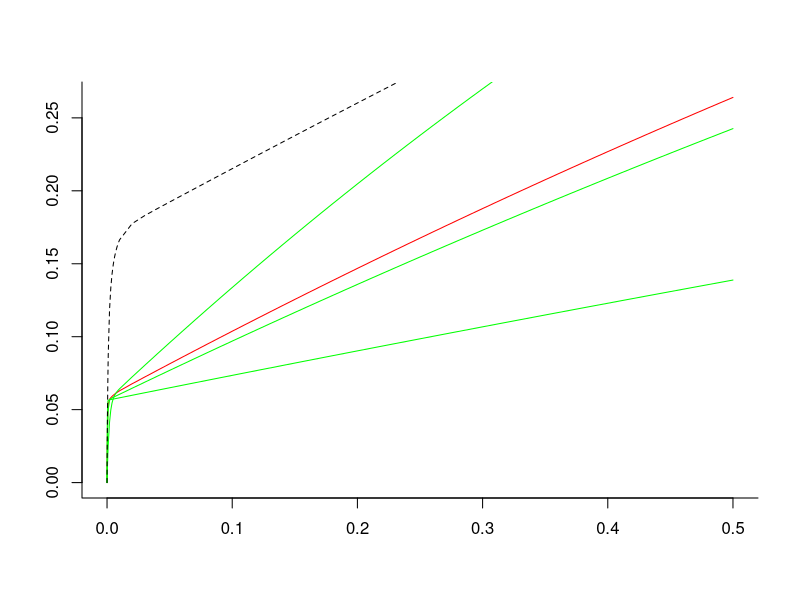
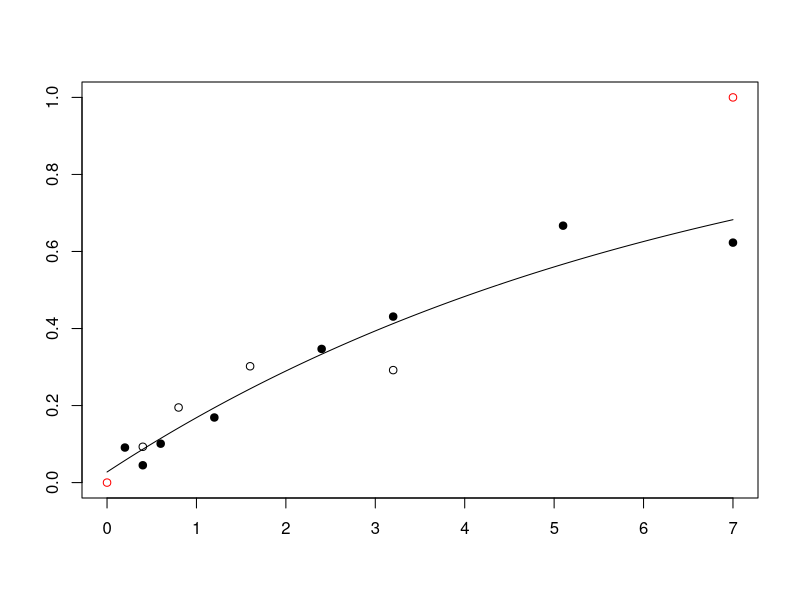
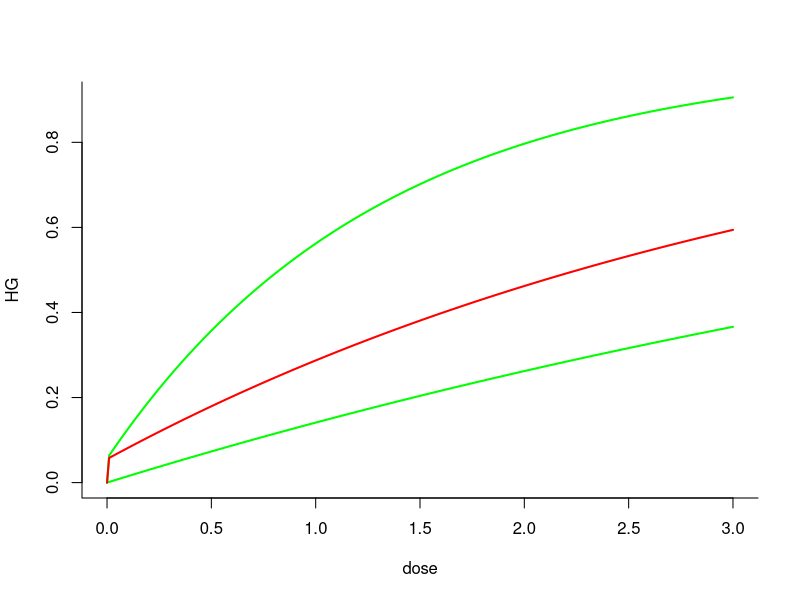

The R script that drew these images, in order:
# Free, open-source software under GNU GPLv3. It comes with no warranty. 
# Concerns radiogenic mouse HG tumorigenesis.
# Written by Mark Ebert, Edward Huang, Dae Woong Ham and Ray Sachs, summer  and fall 2017. 
# Relevant references and their abbreviations in commenting this script are the following.
# ".93Alp"=Alpen et al. "Tumorigenic potential of high-Z, high-LET charged-particle radiations." Rad Res 136:382-391 (1993)
# ".94Alp"=Alpen et al. "Fluence-based relative biological effectiveness for charged particle carcinogenesis in mouse Harderian gland." Adv Space Res 14(10): 573-581. (1994).  
# "16Chang"=Chang et al. "Harderian Gland Tumorigenesis: Low-Dose and LET Response." Radiat Res 185(5): 449-460. (2016).  
# "16Srn"=Siranart et al."Mixed Beam Murine Harderian Gland Tumorigenesis: Predicted Dose-Effect Relationships if neither Synergism nor Antagonism Occurs." Radiat Res 186(6): 577-591 (2016).  
# "17Cuc"=Cucinotta & Cacao. "Non-Targeted Effects Models Predict Significantly Higher Mars Mission Cancer Risk than Targeted Effects Models." Sci Rep 7(1): 1832. (2017). PMC5431989
library(deSolve) # library for solving differential equations
library(minpack.lm) #for non-linear regression package
rm(list=ls())
####### Data #######
dfr <- data.frame( # data used in 16Chang; includes data analyzed in .93Alp and .94Alp  
  dose.1 = c(0.2,0.4,0.6,1.2,2.4,3.2,5.1,7,0.05,0.1,0.15,0.2,0.4,0.8,1.6,0.05,0.1,0.2,0.4,0,0.1,0.2,0.4,0.8,1.6,0.4,0.8,1.6,3.2,0.05,0.1,0.2,0.4,0.8,0.1,0.2,0.4,0.8,0.1,0.2,0.4,0.04,0.08,0.16,0.32,0.033,0.066,0.13,0.26,0.52,.2, .4, .6),
  HG = c(0.091,0.045,0.101,0.169,0.347,0.431,0.667,0.623,0.156,0.215,0.232,0.307,0.325,0.554,0.649,0.123,0.145,0.207,0.31,0.026,0.083,0.25,0.39,0.438,0.424,0.093,0.195,0.302,0.292,0.109,0.054,0.066,0.128,0.286,0.183,0.167,0.396,0.536,0.192,0.234,0.317,0.092,0.131,0.124,0.297,0.082,0.088,0.146,0.236,0.371,.154,.132,.333),#HG prevalence as defined in 16Chang
  NWeight = c(520,2048,1145,584,313,232,293,221,1162,877,455,409,374,223,320,742,661,347,131,6081,1091,251,244,191,131,645,255,199,111,649,378,973,833,201,468,381,197,109,496,257,185,1902,1063,884,350,1767,1408,874,299,261,322,206,67),
  #nominal weight for weighted least squaresregression; see .93Alp. The Lanthanum entries were obtained by measuring the main graph in 17Cuc 
  index=c(rep(1,8),rep(0,17), rep(1,4),  rep(0,24)),#index=0 for Z>3 ions, 1 otherwise. Not needed in some models
  L = c(rep(1.6,8), rep(193, 7), rep(250, 4), rep(195, 6), rep(0.4, 4), rep(25, 5), rep(464, 4), rep(193, 3),rep(70, 4), rep(100, 5), rep(953, 3)), ##L=LET=LET_infinity=stopping power (keV/micron)
  Z = c(rep(2, 8), rep(26, 17), rep(1, 4), rep(10, 5), rep(43, 4), rep(26, 3), rep(14, 4), rep(22, 5), rep(57, 3)),#atomic number, charge in units of proton charge on fully ionized atomic nucleus, e.g. 2 for 2He4
  Zeff = c(rep("TBD", 53)),# effective ion charge according to the formula of W.H Barkas. Zeff <= Z. Calculated below. For this data, only very slightly less than Z.
  beta = c(rep("TBD", 53)),# ion speed, relative to speed of light, calculated below
  MeVperu = c(rep(228, 8), rep(600, 7), rep(300, 4), rep(600, 6), rep(250, 4), rep(670, 5), rep(600, 4), rep(600, 3), rep(260, 4), rep(1000, 5), rep(593, 3)),#Kinetic energy in MeV, divided by atomic mass, e.g. divided by 4u=4x931.5 MeV/c^2 for 2He4
  Katz = c(rep("TBD", 53)),#for fully ionized nuclei, Katz's Z^2/beta^2, Calculated below. It is part of the Bethe Barkas Bloch equation for stopping power. Our calculations don't use Katz, but various similar calculations do.
  ion = c(rep("He4", 8), rep("Fe56", 17), rep("p", 4), rep("Ne20", 5), rep("Nb93", 4), rep("Fe56", 3), rep("Si28", 4), rep("Ti48", 5), rep("La139", 3)),
  comments = c(".93AlpLooksOK", rep("", 7), ".93AlplooksOK", rep('', 11), ".93Alp.no.iso", "not in 17Cuc (or 16Chang?)", rep("", 3), "16Chang all OK?", rep('', 24), ".94Alp","From graphs",'e.g. in 17Cuc')
) 

# Data for HG induced by photons from Cs-137 or Co-60 beta decay; from 16Chang (and calibration of LQ model)
ddd <- data.frame(dose.1 = c(0, 0.4, 0.8, 1.6, 3.2, 7, 0, .4, .8, .12, 1.6),
                  HG = c(.026, .048, .093, .137, .322, .462, .0497, .054, .067, .128, .202),
                  NWeight = c(6081.2, 4989.5, 1896.8, 981.1, 522.2, 205.2, 7474.1, 2877.6, 1423.7, 689.9, 514.9),
                  Nucleus = c(rep("Cobalt-60", 6), rep("Cesium-137", 5)),
                  Comments = c(rep("TBD", 11))
)
Y <- 0.001 * dfr[, "MeVperu"] # convert to GeV/u for convenience in a calculation
dfr[, "Katz"] <- round((dfr[, "Z"]) ^2 * (2.57 * Y^2 + 4.781 * Y + 2.233) / (2.57 * Y^2 + 4.781 * Y), 2) # special relativistic calculation of Z^2/beta^2. The numerics include conversion from GeV to joules and from u to kg.
dfr[, "beta"] <- round(dfr[, "Z"] * sqrt(1 / dfr[, "Katz"]), 3) # i.e. Z*sqrt(beta^2/Z^2) 
dfr[, "Zeff"] <- round(dfr[, "Z"] * (1 - exp( -125 * dfr[, "Z"] ^ (-2.0 / 3))), 2) # Barkas formula for Zeff; for us Zeff is almost Z

dfra <- dfr[c(1:19,26:53),] ##removes the zero dose case and the no isograft data

#####  photon and HZE/NTE Models #####
LQ <- lm(HG ~ dose.1 + I(dose.1 ^ 2), data = ddd) # linear model fit on ddd dataset
summary(LQ, correlation = T) 
#HERE OUR NEW HZE/NTE MODEL; works well. Uses 3 adjustable parameters. There is also an HZE/TE model and NTE or TE models for Z<=3, but for a while we now use the HZE/NTE model for Z>3 with data for Z>=8  
dfrHZE <- subset(dfra, Z > 3) # look only at HZE not at much lower LET ions. # In next line phi controls how fast NTE build up from zero; not really needed during calibration since 150*phi*Dose/L>>1 at every observed Dose !=0. phi needed for later synergy calculations.
phi <- 1000 # Even larger phi should give the same final results, but might cause extra problems with R. 
HZEm <- nls(HG ~ .0275 + (1 - exp ( -0.01 * (aa1 * L * dose.1 * exp( -aa2 * L) + (1 - exp( -150 * phi * dose.1 / L)) * kk1))), #  calibrating parameters in a model that modifies the hazard function NTE models in 17Cuc.
            data = dfrHZE, 
            weights = NWeight,
            start = list(aa1 = .9, aa2 = .01, kk1 = 6)) 
summary(HZEm, correlation = T);vcov(HZEm)# parameter values & accuracy; variance-covariance matrix
NTE.HZE.c <- coef(HZEm) #  calibrated central values of the 3 parameters. Next is the IDER, =0 at dose 0
HHC <- function(dose.1,L) 0.01*(NTE.HZE.c[1]*L*dose.1*exp(-NTE.HZE.c[2]*L)+(1-exp(-150*phi*dose.1/L))*NTE.HZE.c[3]) # calibrated hazard function
CalculateHZEC <- function(dose.1,L){
  1-exp(-HHC(dose.1,L)) #  Calibrated IDER
}
dose <- c(seq(0, .00001, by = 0.000001),seq(.00002,.0001,by=.00001),seq(.0002,.001,by=.0001),seq(.002,.01,by=.001),seq(.02,.5,by=.01))##look carefully near zero, but go out to 0.5 Gy
#dose=dose[1:30] #this can be used to zoom in on the very low dose behavior in the graphs
####### calculate baseline MIXDER I(d) for mixtures of HZE components modeled by NTE IDER #######
IntegrateNTE_HZE_IMIXDER <- function(r, L, d = dose, aa1 = NTE.HZE.c[1], aa2 = NTE.HZE.c[2], kk1 = NTE.HZE.c[3]) {
  dE <- function(yini, State, Pars) {
    aa1 <- aa1; aa2 <- aa2; kk1 <- kk1
    with(as.list(c(State, Pars)), {
      aa = vector(length = length(L))
      u = vector(length = length(L))
      for (i in 1:length(L)) {
        aa[i] = aa1*L[i]*exp(-aa2*L[i])
        u[i] = uniroot(function(d) 1-exp(-0.01*(aa[i]*d+(1-exp(-150*phi*d/L[i]))*kk1)) - I, lower = 0, upper = 20, tol = 10^-10)$root
      }
      dI = vector(length = length(L))
      for (i in 1:length(L)) {
        dI[i] = r[i]*0.01*(aa[i]+exp(-150*phi*u[i]/L[i])*kk1*150*phi/L[i])*exp(-0.01*(aa[i]*u[i]+(1-exp(-150*phi*u[i]/L[i]))*kk1))
        
      }
      dI = sum(dI)
      return(list(c(dI)))
    })
  }
  pars = NULL; yini = c(I= 0); d = d
  out = ode(yini,times = d, dE, pars, method = "radau")
  return(out)
} 
####### Plotting I(d) example
r <- c(1/3, 1/3, 1/3); L <- c(25, 70, 250)
INCRL=IntegrateNTE_HZE_IMIXDER(r,L)#incremental effect additivity
plot(INCRL, type='l',col='red',bty='l',ann='F') #,ylim=c(0,.4)
lines(dose,CalculateHZEC(dose,250),col='green')#component 3
lines(dose,CalculateHZEC(dose,70),col='green')#component 2
lines(dose,CalculateHZEC(dose,25),col='green') #component 1
SEA <- function(dose.1) CalculateHZEC(dose.1/3, 25) + CalculateHZEC(dose.1/3, 70) + CalculateHZEC(dose.1/3, 250)
lines(dose,SEA(dose),lty=2)
# another example
# r <- .25*1:4; L <- c(25,70,190,250);plot(INCRL, type='l',ylim=c(0,.5),col='red',bty='l',ann='F')
# lines(dose,CalculateHZEC(dose,190), col='green')#component 3
# lines(dose,CalculateHZEC(dose,250),col='green')#component 4
# lines(dose,CalculateHZEC(dose,70),col='green')#component 2
# lines(dose,CalculateHZEC(dose,25),col='green') #component 1
# SEA <- function(dose.1) CalculateHZEC(dose.1/4, 25) + CalculateHZEC(dose.1/4, 70) + CalculateHZEC(dose/4, 190) + CalculateHZEC(dose.1/3, 250)
# lines(dose, SEA(dose), lty=2)
##Next need Monte Carlo for 95%CI. Edward's Next Job
########### Light ion Z <= 3 model 1 ######### 
dfrL <- subset(dfra, Z <= 3) #for Light ions
LOW.m <- nls(HG ~ .0275 + 1-exp(-bet * dose.1),
             data = dfrL,
             weights = NWeight,
             start = list(bet = .5))
summary(LOW.m)
LOW.c <- coef(LOW.m)  # calibrated central values of the parameter
CalculateLOW.C <- function(dose.1, L) { #Calibrated Low LET model. Use L=0, but maybe later will use L >0 but small 
  return(1-exp(-LOW.c[1] * dose.1))
}  
#######Next: visual checks to see if our calibration is consistent with 16Chang, .93Alp, .94Alp and 17Cuc
## Put various values in our calibrated model to check with numbers and graphs in these references
#  L=193; dose.1 = dfrHZE[1:7, "dose.1"]; HGe = dfr[1:7,"HG"] # same for Fe
plot(c(0, 7), c(0, 1), col = 'red', ann = 'F') 
ddose=0.01*0:700; lines(ddose, CalculateLOW.C(ddose,0 )+.0275)  #calibrated lowLET IDER
points(dfrL[1:8, "dose.1"], dfrL[1:8,"HG"],pch=19) #RKS: Helium data points
points(dfrL[9:12, "dose.1"], dfrL[9:12, "HG"] )  # proton data points 

#####MIXDER# RKS next is just a  fossil I think
dE_1 <- function(d, aa1, aa2, kk1, phi, L) {
   ((150 * kk1 * phi * exp(-150 * phi * d / L) / L + aa1 * L * exp( -aa2 * L)) * 
  exp(-0.01 * (kk1 * (1 - exp( - 150 * phi * d / L)) + aa1 * L * exp(-aa2 * L) * d))) / 100
 }
# 
dE_2 <- function(dose,L) {
 LOW.c*exp(-LOW.c*dose)  
 }
IntegrateNTE_HZE_LOW_IMIXDER = function(r, L = 193, aa1 = NTE.HZE.c[1], aa2 = NTE.HZE.c[2], kk1 = NTE.HZE.c[3], phi = 3e3, beta = LOW.c, d) { 
  dE=function(yini,State,Pars){
    aa1 = aa1; aa2 = aa2; kk1 = kk1;  beta = beta; phi = phi; L = L
    with(as.list(c(State, Pars)), {
      u=c(0,0)
      u[1] = uniroot(function(d) 1-exp(-0.01*(aa1*L*d*exp(-aa2*L)+(1-exp(-150*phi*d/L))*kk1)) - I, lower = 0, upper = 200, extendInt = "yes", tol = 10^-10)$root 
      u[2] = uniroot(function(d) 1-exp(-beta*d) - I, lower = 0, upper =200, extendInt = "yes", tol = 10^-10)$root #RKS changed upper to 200 instead of 5; cured lots of bugs; changed in u[1] also without helping or hurting. Maybe changing to upX or downX would be better still                   
            dI = vector(length = 2)
      dI[1] = r[1]*dE_1(d = u[1], aa1 = aa1, aa2 = aa2, kk1 = kk1, phi = phi, L = L)
      dI[2] = r[2]*dE_2(d=u[2],L=0)
      dI = sum(dI)
      return(list(c(dI)))
    })
  }
  pars = NULL; yini = c(I= 0); d = d
  out = ode(yini, times = d, dE, pars, method = "radau")
  return(out)
}
r1 <- .2; r <- c(r1,1-r1) #Proportions. Next plot IDERs and MIXDER
d=.01*0:300.
plot(x = d, y = CalculateHZEC(dose.1 = d, L = 173), type = "l", xlab="dose",ylab="HG",bty='l',col='green',lwd=2)
lines(x = d, y = CalculateLOW.C( d,0), col='green',lwd=2)
lines(x = d, y = IntegrateNTE_HZE_LOW_IMIXDER(r = r, d = d)[, 2], col = "red", lwd=2)
# To be done next. HZE NTE MIXDER 95% CI (Edward)!!! Information criteria and compare with 17Cuc (Mark)! clean up style
# Overall: add TE HZE models; decide on low LET models after seeing Mark's IC results. Decide how to handle the various branches -- probably one ODE for NTE HZE MIXDERs that may have on low LET component and one ODE for TE HZE MIXDERs ditto
